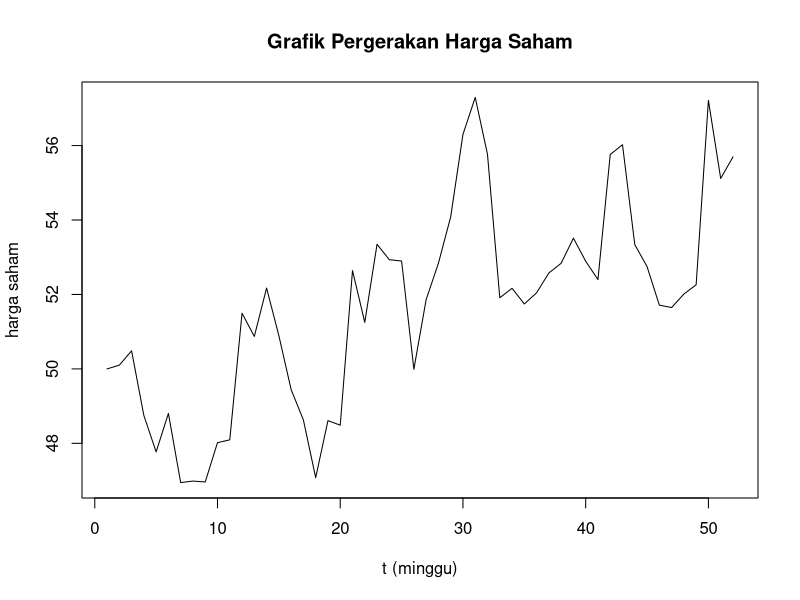

Reproduce this figure in R.
sahamawal = 50
strikeprice = 50
miu = 0.05
sigma = 0.3
deltaT = 1/52
epsilon = rnorm(1,mean = 0, sd = 1)
u = exp(sigma * sqrt(deltaT))
d = 1/u
p = (exp(miu * deltaT) -d / (u-d))
disc = exp(-miu * deltaT)
hargasaham <- c(sahamawal)
index <- c(1)
index2 <-c()

for (i in 2:52){
  productpangkat = (miu-(sigma*sigma)/2) * deltaT + 
    sigma * rnorm(1,mean = 0, sd = 1) * 
    sqrt(deltaT)
  sahamakhir = hargasaham[i-1] * exp(productpangkat)
  hargasaham[i] = sahamakhir
}

for(g in 1 : 52){
  index[g] <- c(g)
}

print(hargasaham)

plot(hargasaham, type = 'l', xlab = 't (minggu)' , ylab = 'harga saham',
     main = 'Grafik Pergerakan Harga Saham')

